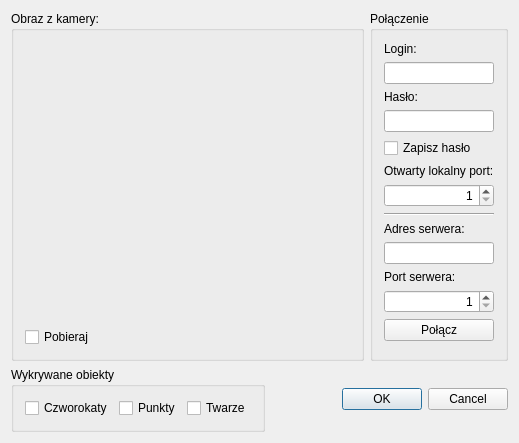
<?xml version="1.0" encoding="UTF-8"?>
<ui version="4.0">
 <class>ConfigDialog</class>
 <widget class="QDialog" name="ConfigDialog">
  <property name="geometry">
   <rect>
    <x>0</x>
    <y>0</y>
    <width>519</width>
    <height>397</height>
   </rect>
  </property>
  <property name="windowTitle">
   <string>Konfiguracja Sterownika</string>
  </property>
  <property name="windowIcon">
   <iconset resource="icons.qrc">
    <normaloff>:/tray/icon.png</normaloff>:/tray/icon.png</iconset>
  </property>
  <layout class="QVBoxLayout" name="verticalLayout" stretch="1,0">
   <item>
    <layout class="QHBoxLayout" name="horizontalLayout" stretch="1,0">
     <item>
      <widget class="QGroupBox" name="groupBox_4">
       <property name="title">
        <string>Obraz z kamery:</string>
       </property>
       <layout class="QVBoxLayout" name="verticalLayout_2">
        <item>
         <widget class="ImageDisplayer" name="cameraPreview" native="true">
          <property name="minimumSize">
           <size>
            <width>320</width>
            <height>240</height>
           </size>
          </property>
         </widget>
        </item>
        <item>
         <widget class="QCheckBox" name="connectCameraBox">
          <property name="text">
           <string>Pobieraj</string>
          </property>
         </widget>
        </item>
       </layout>
      </widget>
     </item>
     <item>
      <widget class="QGroupBox" name="connectionGroupBox">
       <property name="sizePolicy">
        <sizepolicy hsizetype="Preferred" vsizetype="Preferred">
         <horstretch>0</horstretch>
         <verstretch>0</verstretch>
        </sizepolicy>
       </property>
       <property name="title">
        <string>Połączenie</string>
       </property>
       <property name="alignment">
        <set>Qt::AlignLeading|Qt::AlignLeft|Qt::AlignTop</set>
       </property>
       <layout class="QVBoxLayout" name="verticalLayout_4" stretch="0,0,0,0,0,0,0,0,0,0,0,0,0,1">
        <item>
         <widget class="QLabel" name="label">
          <property name="text">
           <string>Login:</string>
          </property>
          <property name="alignment">
           <set>Qt::AlignBottom|Qt::AlignLeading|Qt::AlignLeft</set>
          </property>
         </widget>
        </item>
        <item>
         <widget class="QLineEdit" name="loginEdit"/>
        </item>
        <item>
         <widget class="QLabel" name="label_2">
          <property name="text">
           <string>Hasło:</string>
          </property>
          <property name="alignment">
           <set>Qt::AlignBottom|Qt::AlignLeading|Qt::AlignLeft</set>
          </property>
         </widget>
        </item>
        <item>
         <widget class="QLineEdit" name="passwordEdit">
          <property name="echoMode">
           <enum>QLineEdit::Password</enum>
          </property>
         </widget>
        </item>
        <item>
         <widget class="QCheckBox" name="savePasswordCheck">
          <property name="text">
           <string>Zapisz hasło</string>
          </property>
         </widget>
        </item>
        <item>
         <widget class="QLabel" name="label_6">
          <property name="text">
           <string>Otwarty lokalny port:</string>
          </property>
          <property name="alignment">
           <set>Qt::AlignBottom|Qt::AlignLeading|Qt::AlignLeft</set>
          </property>
         </widget>
        </item>
        <item>
         <widget class="QSpinBox" name="localPortBox">
          <property name="alignment">
           <set>Qt::AlignRight|Qt::AlignTrailing|Qt::AlignVCenter</set>
          </property>
          <property name="minimum">
           <number>1</number>
          </property>
          <property name="maximum">
           <number>65535</number>
          </property>
         </widget>
        </item>
        <item>
         <widget class="Line" name="line">
          <property name="orientation">
           <enum>Qt::Horizontal</enum>
          </property>
         </widget>
        </item>
        <item>
         <widget class="QLabel" name="label_3">
          <property name="text">
           <string>Adres serwera:</string>
          </property>
          <property name="alignment">
           <set>Qt::AlignBottom|Qt::AlignLeading|Qt::AlignLeft</set>
          </property>
         </widget>
        </item>
        <item>
         <widget class="QLineEdit" name="addressEdit"/>
        </item>
        <item>
         <widget class="QLabel" name="label_4">
          <property name="text">
           <string>Port serwera:</string>
          </property>
          <property name="alignment">
           <set>Qt::AlignBottom|Qt::AlignLeading|Qt::AlignLeft</set>
          </property>
         </widget>
        </item>
        <item>
         <widget class="QSpinBox" name="serverPortBox">
          <property name="alignment">
           <set>Qt::AlignRight|Qt::AlignTrailing|Qt::AlignVCenter</set>
          </property>
          <property name="minimum">
           <number>1</number>
          </property>
          <property name="maximum">
           <number>65535</number>
          </property>
          <property name="value">
           <number>1</number>
          </property>
         </widget>
        </item>
        <item>
         <widget class="QPushButton" name="connectButton">
          <property name="text">
           <string>Połącz</string>
          </property>
          <property name="flat">
           <bool>false</bool>
          </property>
         </widget>
        </item>
        <item>
         <widget class="QWidget" name="widget_2" native="true">
          <property name="sizePolicy">
           <sizepolicy hsizetype="Preferred" vsizetype="Expanding">
            <horstretch>0</horstretch>
            <verstretch>0</verstretch>
           </sizepolicy>
          </property>
         </widget>
        </item>
       </layout>
      </widget>
     </item>
    </layout>
   </item>
   <item>
    <layout class="QHBoxLayout" name="horizontalLayout_4" stretch="0,1">
     <item>
      <widget class="QGroupBox" name="groupBox_3">
       <property name="title">
        <string>Wykrywane obiekty</string>
       </property>
       <layout class="QHBoxLayout" name="horizontalLayout_2">
        <item>
         <widget class="QCheckBox" name="quadrangleCheckBox">
          <property name="sizePolicy">
           <sizepolicy hsizetype="Fixed" vsizetype="Fixed">
            <horstretch>0</horstretch>
            <verstretch>0</verstretch>
           </sizepolicy>
          </property>
          <property name="text">
           <string>Czworokaty</string>
          </property>
         </widget>
        </item>
        <item>
         <widget class="QCheckBox" name="pointsCheckBox">
          <property name="sizePolicy">
           <sizepolicy hsizetype="Fixed" vsizetype="Fixed">
            <horstretch>0</horstretch>
            <verstretch>0</verstretch>
           </sizepolicy>
          </property>
          <property name="text">
           <string>Punkty</string>
          </property>
         </widget>
        </item>
        <item>
         <widget class="QCheckBox" name="facesCheckBox">
          <property name="sizePolicy">
           <sizepolicy hsizetype="Fixed" vsizetype="Fixed">
            <horstretch>0</horstretch>
            <verstretch>0</verstretch>
           </sizepolicy>
          </property>
          <property name="text">
           <string>Twarze</string>
          </property>
         </widget>
        </item>
       </layout>
      </widget>
     </item>
     <item>
      <widget class="QDialogButtonBox" name="buttonBox">
       <property name="sizePolicy">
        <sizepolicy hsizetype="Expanding" vsizetype="Preferred">
         <horstretch>0</horstretch>
         <verstretch>0</verstretch>
        </sizepolicy>
       </property>
       <property name="standardButtons">
        <set>QDialogButtonBox::Cancel|QDialogButtonBox::Ok</set>
       </property>
      </widget>
     </item>
    </layout>
   </item>
  </layout>
 </widget>
 <layoutdefault spacing="6" margin="11"/>
 <customwidgets>
  <customwidget>
   <class>ImageDisplayer</class>
   <extends>QWidget</extends>
   <header location="global">imagedisplayer.h</header>
   <container>1</container>
  </customwidget>
 </customwidgets>
 <resources>
  <include location="icons.qrc"/>
 </resources>
 <connections>
  <connection>
   <sender>buttonBox</sender>
   <signal>rejected()</signal>
   <receiver>ConfigDialog</receiver>
   <slot>reject()</slot>
   <hints>
    <hint type="sourcelabel">
     <x>577</x>
     <y>398</y>
    </hint>
    <hint type="destinationlabel">
     <x>570</x>
     <y>437</y>
    </hint>
   </hints>
  </connection>
  <connection>
   <sender>buttonBox</sender>
   <signal>accepted()</signal>
   <receiver>ConfigDialog</receiver>
   <slot>accept()</slot>
   <hints>
    <hint type="sourcelabel">
     <x>319</x>
     <y>400</y>
    </hint>
    <hint type="destinationlabel">
     <x>327</x>
     <y>447</y>
    </hint>
   </hints>
  </connection>
 </connections>
</ui>
